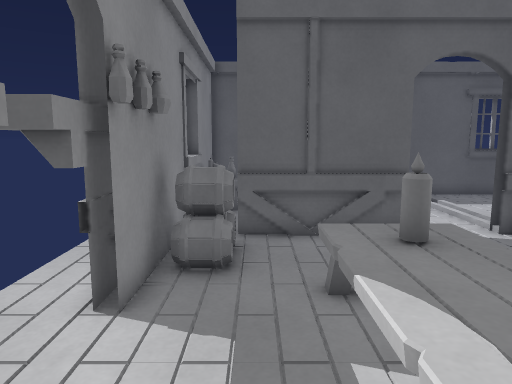
View 1 (above)

19 first-person views from a walk through a Godot game level. The camera is 1.3 m above the floor, tilts 8° down and sees 70° across. The floor is counted in squares, 0.5 m on a side. Each view is taken from the middle of a square. On the plan, view 1 faces up. The plan holds only what a view shows up to about 20 squares ahead; the rest is blank.

View 2
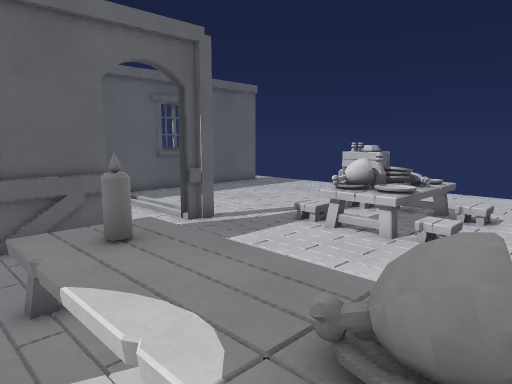

View 3
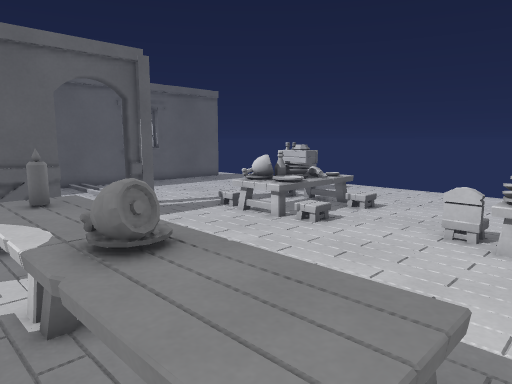

View 4
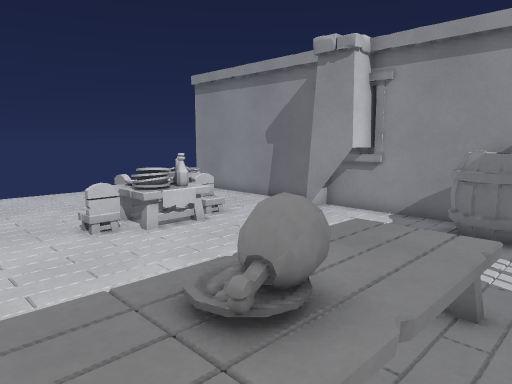

View 5
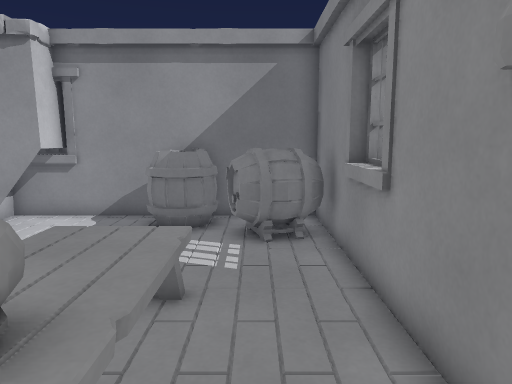

View 6
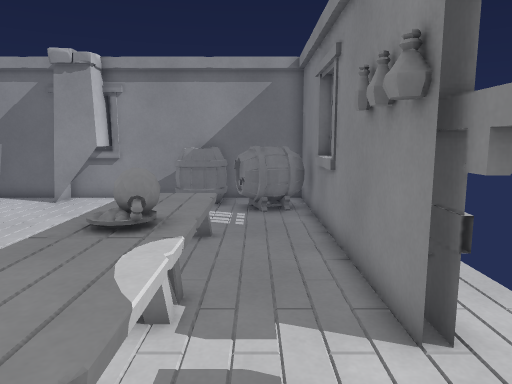

View 7
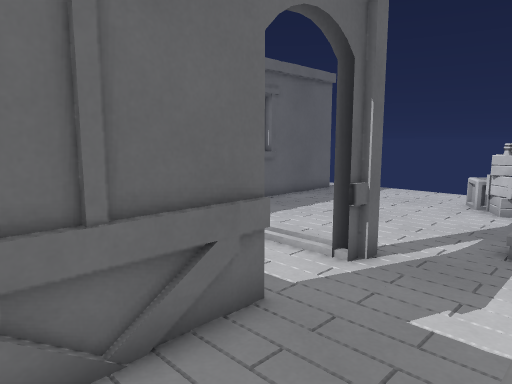

View 8
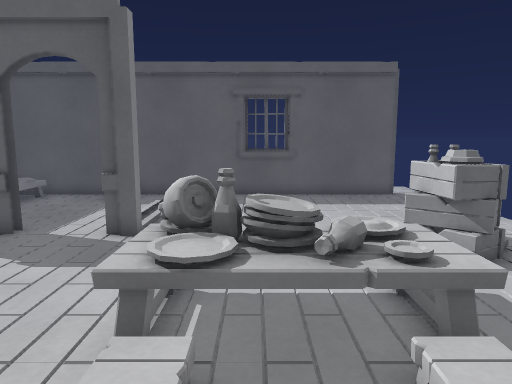

View 9
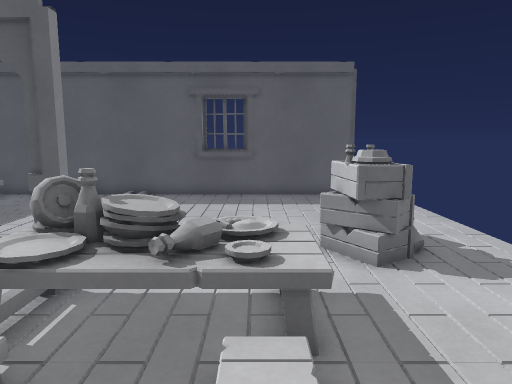

View 10
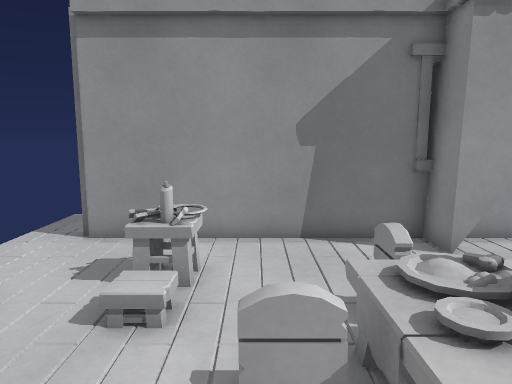

View 11
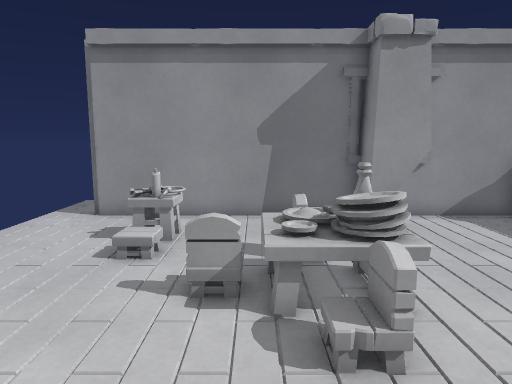

View 12
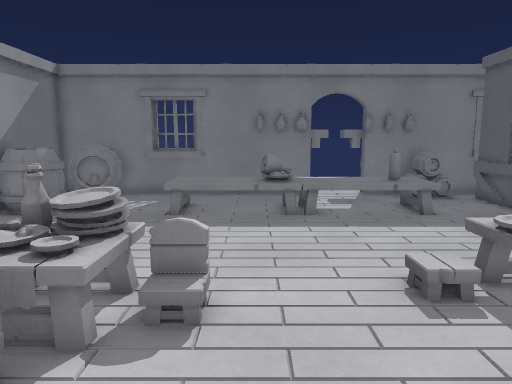

View 13
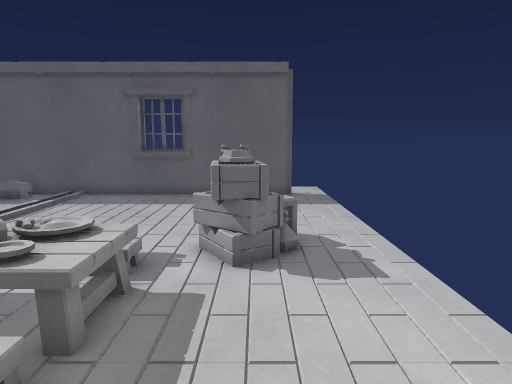

View 14
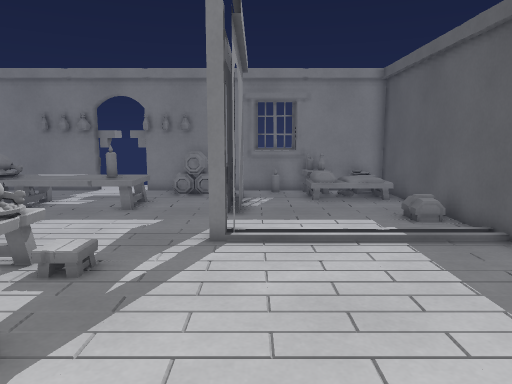

View 15
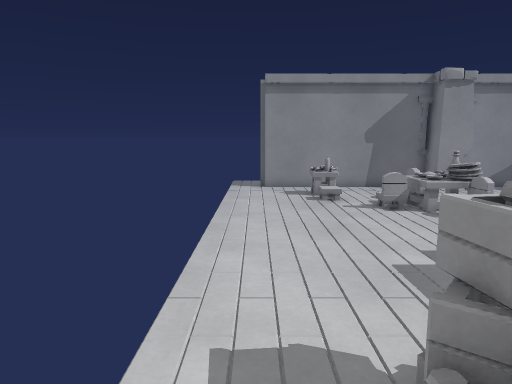

View 16
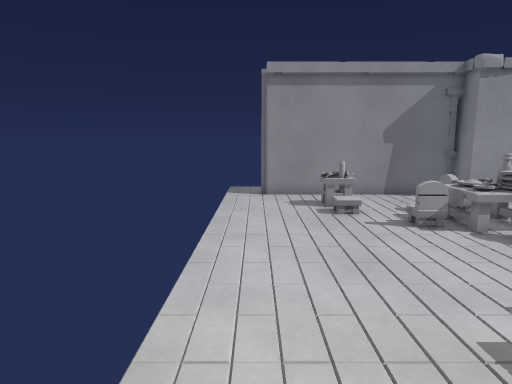

View 17
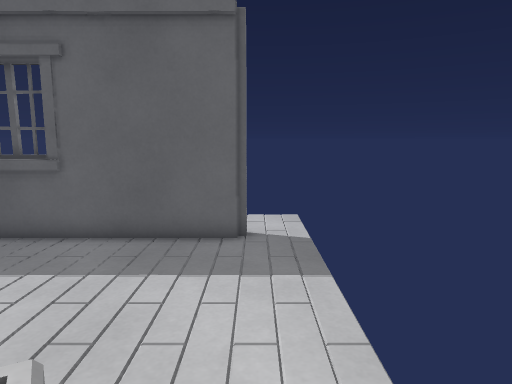

View 18
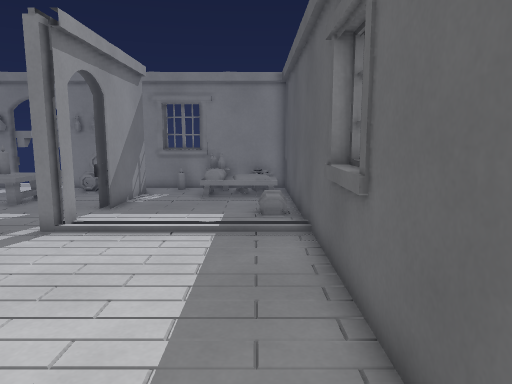

View 19
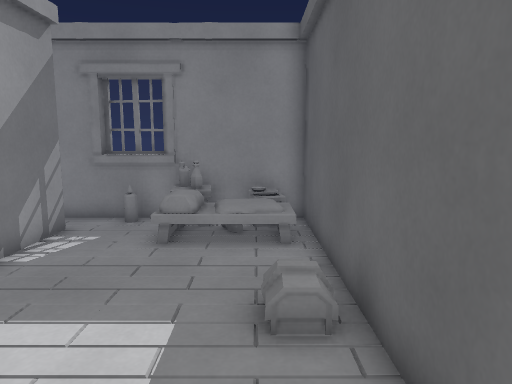

### Floor plan
Key: @ floor where view 1 was taken; # wall or solid block; . main floor; : floor 0.25 m higher than the main floor; / step, stairs or slope; = window, fence, low wall or low ledge; ^ raised ledge; O other object.
Columns run from 4 left of view 1 to 19 right of it. Each row starts with its distance up from view 1.
 20                       ..
 19                       ..
 18   ####################..
 17   ## ....O....### ......
 16   #=OO..................
 15   #=OO..................
 14   ##O=..................
 13  ###....................
 12  ^#=....................
 11  ### ...................
 10   #######..#........==..
  9   #=...............=#=..
  8   #^=..............##=..
  7   #=......... #..:.==...
  6 .##..^^^.....=^^^^^.....
  5 .##..^^^.....^^^^^^.....
  4  ....^^^.....^^^^^^.....
  3  ##..^^^......:..:......
  2  ##..^^^................
  1   #..^^^................
  0   #.@^^^................
 -1   #..^^^......=/........
 -2   #..^^^......^^^.......
 -3  ##..^^^......^^^=......
 -4  ^#...... ....=^^.......
 -5  ##....   ....#=.../....
 -6   #==..  ......=..==....
 -7   #^^===..........^^....
 -8   # ==^#...##.....  ....
 -9   # .=##.. ## ..........
-10   ####################..
-11                       ..
-12                       ..

Positions as (right, up) in squares from view 1, and headings:
1: (0, 0), facing up
2: (0, 0), facing up-right
3: (0, -4), facing up-right
4: (0, 3), facing down-right
5: (0, 3), facing down
6: (0, 7), facing down
7: (0, 6), facing up-right
8: (11, 0), facing up
9: (13, 0), facing up
10: (13, 0), facing down
11: (12, 3), facing down
12: (16, 0), facing left
13: (16, 0), facing up
14: (17, 11), facing left
15: (18, 11), facing down
16: (18, 8), facing down
17: (18, 8), facing up
18: (18, 16), facing left
19: (10, 16), facing left
